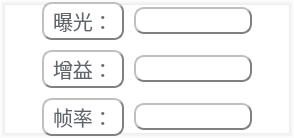
        <widget class="QWidget" name="page_3">
         <layout class="QVBoxLayout" name="verticalLayout_7">
          <property name="leftMargin">
           <number>0</number>
          </property>
          <property name="topMargin">
           <number>0</number>
          </property>
          <property name="rightMargin">
           <number>0</number>
          </property>
          <property name="bottomMargin">
           <number>0</number>
          </property>
          <item>
           <widget class="QWidget" name="widget_4" native="true">
            <property name="styleSheet">
             <string notr="true">border-top: 5px solid qlineargradient(y0:0, y1:1,stop: 0 #ececef, stop: 1 white);
border-left: 5px solid qlineargradient(x0:0, x1:1,stop: 0 #ececef, stop: 1 white);
 border-bottom: 5px solid qlineargradient(y0:0, y1:1,stop: 0 white, stop: 1  #ececef);
border-right: 5px solid qlineargradient(x0:0, x1:1,stop:  0 white, stop: 1 #ececef);
background-color: rgb(255,255,255);</string>
            </property>
            <layout class="QGridLayout" name="gridLayout_6">
             <property name="leftMargin">
              <number>0</number>
             </property>
             <property name="topMargin">
              <number>0</number>
             </property>
             <property name="rightMargin">
              <number>0</number>
             </property>
             <property name="bottomMargin">
              <number>0</number>
             </property>
             <item row="2" column="2">
              <widget class="QLineEdit" name="frameRate">
               <property name="styleSheet">
                <string notr="true">border:2px groove gray;border-radius:10px;padding:2px 4px;border-style: outset;margin:2px;font-family: PingFang SC, HarmonyOS_Regular, Helvetica Neue, Microsoft YaHei, sans-serif;</string>
               </property>
              </widget>
             </item>
             <item row="1" column="1">
              <widget class="QLabel" name="label_16">
               <property name="styleSheet">
                <string notr="true">font-family:PingFang SC,Hiragino Sans GB,Arial,Microsoft YaHei,Verdana,Roboto,Noto,Helvetica Neue,sans-serif;
color:#61666d;
font-size:20px;
border:2px groove gray;border-radius:10px;padding:2px 4px;border-style: outset;margin:2px</string>
               </property>
               <property name="text">
                <string>增益：</string>
               </property>
              </widget>
             </item>
             <item row="1" column="2">
              <widget class="QLineEdit" name="gain">
               <property name="styleSheet">
                <string notr="true">border:2px groove gray;border-radius:10px;padding:2px 4px;border-style: outset;margin:2px;font-family: PingFang SC, HarmonyOS_Regular, Helvetica Neue, Microsoft YaHei, sans-serif;</string>
               </property>
              </widget>
             </item>
             <item row="0" column="0">
              <spacer name="horizontalSpacer">
               <property name="orientation">
                <enum>Qt::Horizontal</enum>
               </property>
               <property name="sizeHint" stdset="0">
                <size>
                 <width>40</width>
                 <height>20</height>
                </size>
               </property>
              </spacer>
             </item>
             <item row="2" column="3">
              <spacer name="horizontalSpacer_6">
               <property name="orientation">
                <enum>Qt::Horizontal</enum>
               </property>
               <property name="sizeHint" stdset="0">
                <size>
                 <width>40</width>
                 <height>20</height>
                </size>
               </property>
              </spacer>
             </item>
             <item row="0" column="1">
              <widget class="QLabel" name="label_15">
               <property name="styleSheet">
                <string notr="true">font-family:PingFang SC,Hiragino Sans GB,Arial,Microsoft YaHei,Verdana,Roboto,Noto,Helvetica Neue,sans-serif;
color:#61666d;
font-size:20px;
border:2px groove gray;border-radius:10px;padding:2px 4px;border-style: outset;margin:2px
</string>
               </property>
               <property name="text">
                <string>曝光：</string>
               </property>
              </widget>
             </item>
             <item row="2" column="1">
              <widget class="QLabel" name="label_17">
               <property name="styleSheet">
                <string notr="true">font-family:PingFang SC,Hiragino Sans GB,Arial,Microsoft YaHei,Verdana,Roboto,Noto,Helvetica Neue,sans-serif;
color:#61666d;
font-size:20px;
border:2px groove gray;border-radius:10px;padding:2px 4px;border-style: outset;margin:2px</string>
               </property>
               <property name="text">
                <string>帧率：</string>
               </property>
              </widget>
             </item>
             <item row="1" column="3">
              <spacer name="horizontalSpacer_4">
               <property name="orientation">
                <enum>Qt::Horizontal</enum>
               </property>
               <property name="sizeHint" stdset="0">
                <size>
                 <width>40</width>
                 <height>20</height>
                </size>
               </property>
              </spacer>
             </item>
             <item row="0" column="2">
              <widget class="QLineEdit" name="exposureTime">
               <property name="styleSheet">
                <string notr="true">border:2px groove gray;border-radius:10px;padding:2px 4px;border-style: outset;margin:2px;font-family: PingFang SC, HarmonyOS_Regular, Helvetica Neue, Microsoft YaHei, sans-serif;
</string>
               </property>
               <property name="text">
                <string/>
               </property>
              </widget>
             </item>
             <item row="2" column="0">
              <spacer name="horizontalSpacer_5">
               <property name="orientation">
                <enum>Qt::Horizontal</enum>
               </property>
               <property name="sizeHint" stdset="0">
                <size>
                 <width>40</width>
                 <height>20</height>
                </size>
               </property>
              </spacer>
             </item>
             <item row="0" column="3">
              <spacer name="horizontalSpacer_2">
               <property name="orientation">
                <enum>Qt::Horizontal</enum>
               </property>
               <property name="sizeHint" stdset="0">
                <size>
                 <width>40</width>
                 <height>20</height>
                </size>
               </property>
              </spacer>
             </item>
             <item row="1" column="0">
              <spacer name="horizontalSpacer_3">
               <property name="orientation">
                <enum>Qt::Horizontal</enum>
               </property>
               <property name="sizeHint" stdset="0">
                <size>
                 <width>40</width>
                 <height>20</height>
                </size>
               </property>
              </spacer>
             </item>
            </layout>
           </widget>
          </item>
         </layout>
        </widget>
